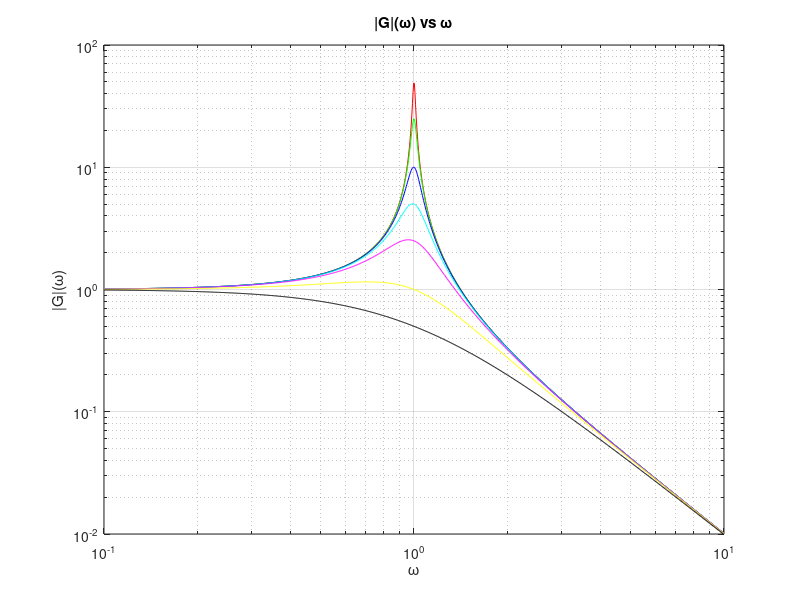

Here is the MATLAB script that generated this plot:
%%
% This is an example of how to create a log-log plot in MATLAB&#174;.
% 
% Read about the <http://www.mathworks.com/help/matlab/ref/loglog.html |loglog|> function in the MATLAB documentation.
%
% For more examples, go to <http://www.mathworks.com/discovery/gallery.html MATLAB Plot Gallery>
%
% Copyright 2012-2014 The MathWorks, Inc.

% Create a set of values for the damping factor
zeta = [0.01 .02 0.05 0.1 .2 .5 1];

% Define a color for each damping factor
colors = ['r' 'g' 'b' 'c' 'm' 'y' 'k'];

% Create a range of frequency values equally spaced logarithmically
w = logspace(-1, 1, 1000);

% Plot the gain vs. frequency for each of the seven damping factors
figure
for i = 1:7
    a = w.^2 - 1;
    b = 2*w*zeta(i);
    gain = sqrt(1./(a.^2 + b.^2));
    loglog(w, gain, 'color', colors(i))
    hold on
end

% Set the axis limits
axis([0.1 10 0.01 100])

% Add a title and axis labels
title('|G|(\omega) vs \omega')
xlabel('\omega')
ylabel('|G|(\omega)')

% Turn the grid on
grid on
